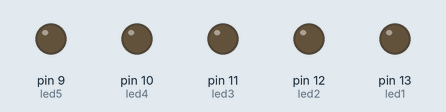
Simulated run of this sketch. Board: Arduino Uno, built with avr-gcc and run on an emulated ATmega328P. Shown: output pins drawn as LEDs (lit = HIGH).

Above: at 0.1 s.
At 4.1 s:
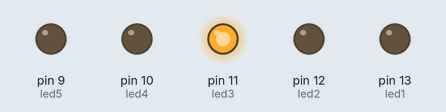
At 9.1 s:
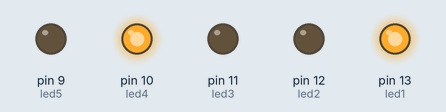
At 19.1 s:
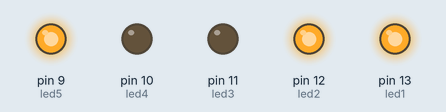
At 28.1 s:
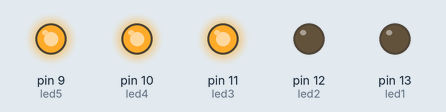
At 38.1 s:
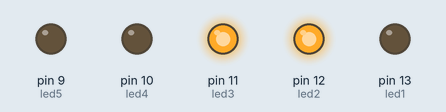
Timing chart, 0 to 40.0 s (numbered marks = the images above):
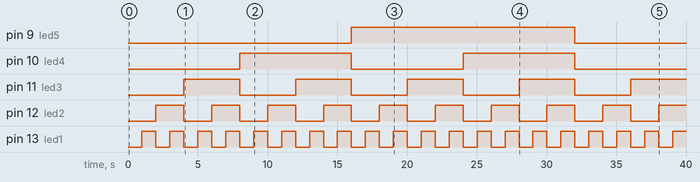

Measured:
- by itself, pin 9 (led5): LOW → HIGH at 16.0 s, → LOW 16.0 s later
- by itself, pin 10 (led4): alternates HIGH for 8.0 s and LOW for 8.0 s
- by itself, pin 11 (led3): alternates HIGH for 4.0 s and LOW for 4.0 s
- by itself, pin 12 (led2): alternates HIGH for 2.0 s and LOW for 2.0 s
- by itself, pin 13 (led1): alternates HIGH for 1.0 s and LOW for 1.0 s

The sketch:

clockV1_0.ino
```cpp
int led1 = 13;
int status1 = LOW;
int led2 = 12;
int status2 = LOW;
int led3 = 11;
int status3 = LOW;
int led4 = 10;
int status4 = LOW;
int led5 = 9;
int status5 = LOW;

int led = 1;
unsigned long previousMillis=0;
unsigned long intervall = 1000;

int sec = 0, minute = 0, hour = 0;
int prevsec=0;

void setup(){
  pinMode (led1,OUTPUT);
  pinMode (led2,OUTPUT);
  pinMode (led3,OUTPUT);
  pinMode (led4,OUTPUT);
  pinMode (led5,OUTPUT);
}

void loop(){
  unsigned long currentMillis = millis();

  if (currentMillis - previousMillis > intervall){
    previousMillis = currentMillis;
    sec++;
  }
 // First LED
  if (sec - 1 == prevsec){
    if(!(sec%1)){
      digitalWrite(led1,!status1);
      status1=!status1;
    }
// second LED
    if(!(sec%2)){
      digitalWrite(led2,!status2);
      status2 = !status2;
    }
 // third LED
    if(!(sec%4)){
      digitalWrite(led3,!status3);
      status3=!status3;
    }
 // fourth LED

     if(!(sec%8)){
      digitalWrite(led4,!status4);
      status4 = !status4;
    }
 // fifth LED
     if(!(sec%16)){
      digitalWrite(led5,!status5);
      status5=!status5;
    }
  prevsec = sec;
  }

}
```
